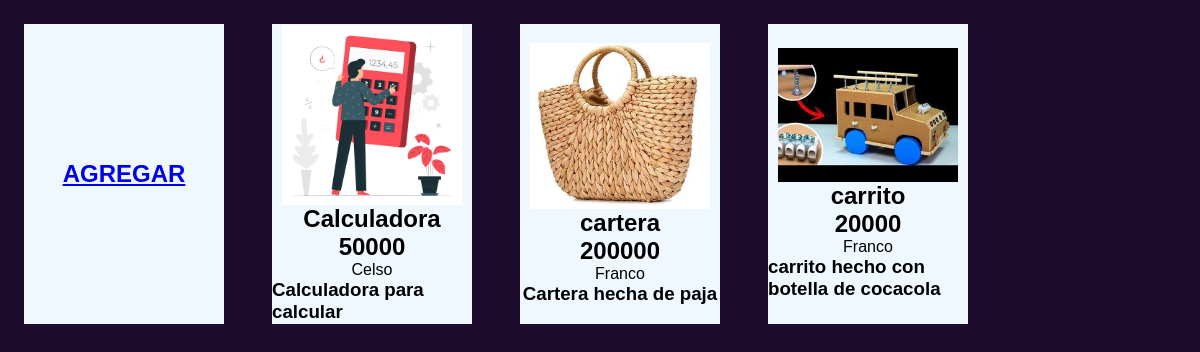
The app's page /render, older data.
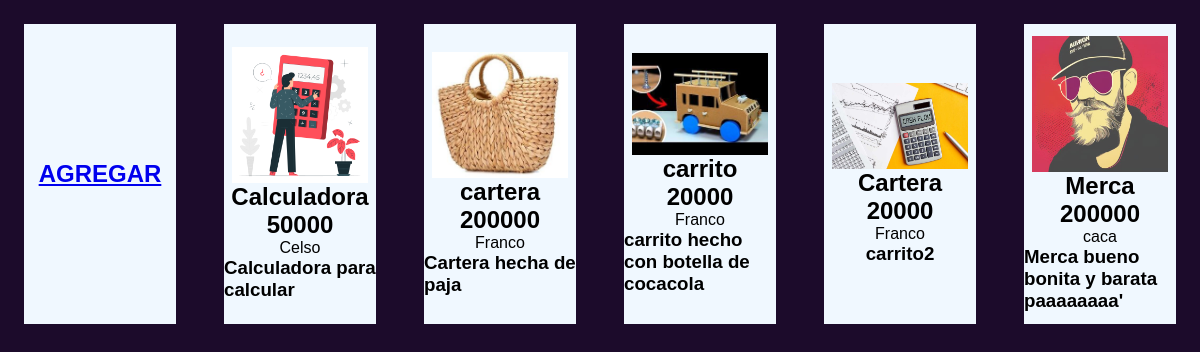
The same page, newer data.
### app.py (models this page shows)
class Product(db.Model):
    id = db.Column(db.Integer(), primary_key=True)
    producto = db.Column(db.String(20))
    precio = db.Column(db.Integer())
    artesano = db.Column(db.String(50))
    descripcion = db.Column(db.String(100))
    file_name = db.Column(db.String(100))

### app.py (the view)
@app.route('/render')
def render ():
    with app.app_context():
        product = db.session.query(Product).all()
    return render_template ('index.html', product = product)

### templates/index.html (shortened to what this page needs)
<!DOCTYPE html>
<html lang="en">
<head>
    <link rel="stylesheet" href="/static/css/style.css">
    <link rel="stylesheet" href="{{ url_for ('static', filename = 'css/style.css')}}">
</head>
<body>
    <section id ="section_1">
        <div id = "show_product">
            <div class = "add" id = "add">
                <a href="/add_product"><h1>AGREGAR</h1></a>
            </div>
            {% for p in product %}
                <div class = "product_box" id = "add">
                    <img src="/static/uploads/{{ p.file_name }}" alt="">
                    <h1>{{ p.producto  }}</h1>
                    <h2>{{ p.precio  }}</h2>
                    <p>{{ p.artesano }}</p>
                    <h3>{{ p.descripcion }}</h3>
                </div>
            {% endfor %}
    </section>
</body>
</html>

Row changes from the older to the newer data that the page shows:
added Product: file_name (picture), producto "Cartera", precio "20000", artesano "Franco", descripcion "carrito2"
added Product: file_name (picture), producto "Merca", precio "200000", artesano "caca", descripcion "Merca bueno bonita y barata paaaaaaaa'"
